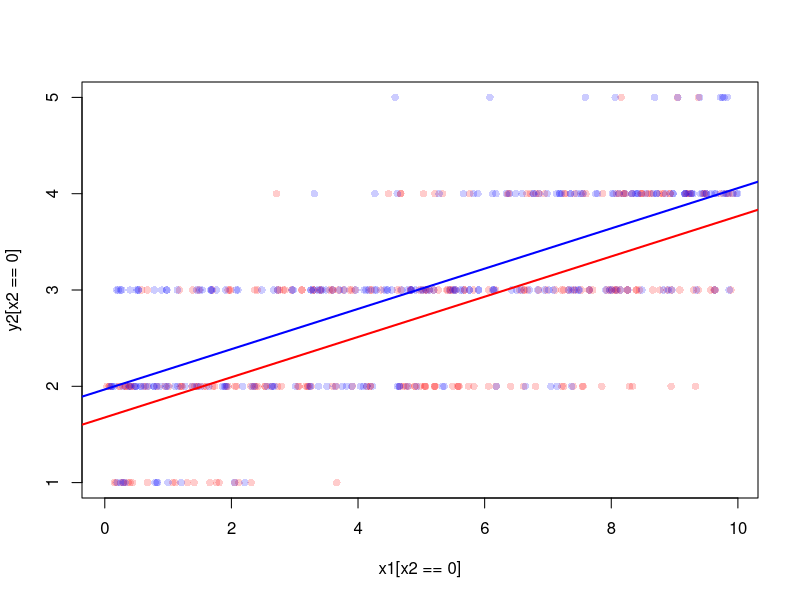
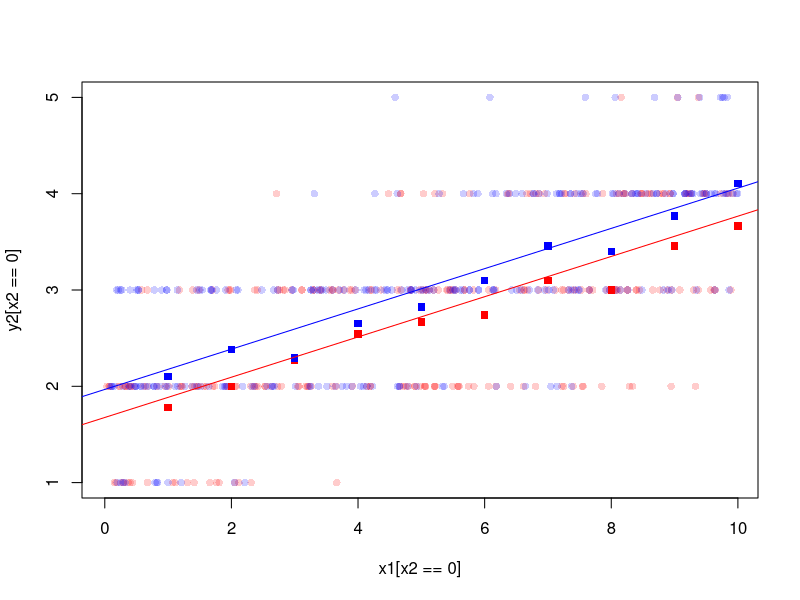

These figures' R source, in order: (Note: this script raises an error after producing the figures.)
#' # Ordered Outcome Models #
#'
#' This tutorial focuses on ordered outcome regression models. R's base `glm` function does not support these, but they're very easy to execute using the MASS package, which is a recommended package.
library(MASS)
#' Ordered outcome data always create a bit of tension when it comes to analysis because it presents many options for how to analyze it. For example, imagine we are looking at the effect of some independent variables on response to a survey question that measures opinion on a five-point scale from extremely supportive to extremely opposed. We could dichotomize the measure to compare support versus opposition with a binary model. We could also assume that the categories are spaced equidistant on a latent scale and simply model the outcome using a linear model. Or, finally, we could use an ordered model (e.g., ordered logit or ordered probit) to model the unobserved latent scale of the outcome without requiring that the outcome categories are equidistant on that scale. We'll focus on the last of these options here, with comparison to the binary and linear alternative specifications.
#'
#' Let's start by creating some data that have a linear relationship between an outcome `y` and two covariates `x1` and `x2`:
set.seed(500)
x1 <- runif(500,0,10)
x2 <- rbinom(500,1,.5)
y <- x1 + x2 + rnorm(500,0,3)
#' The `y` vector is our latent linear scale that we won't actually observe. Instead let's collapse the `y` variable into a new variable `y2`, which will serve as our observed data and has 5 categories. We can do this using the `cut` function:
y2 <- as.numeric(cut(y,5))
#' Now let's plot our "observed" data `y2` against our independent variables. We'll plot the values for `x2==1` and `x2==0` separately just to visualize the data. And we'll additionally fit a linear model to the data and draw separate lines for predictin `y2` for values of `x2==0` and `x2==1` (which will be parallel lines):
lm1 <- lm(y2 ~ x1 + x2)
plot(y2[x2==0] ~ x1[x2==0], col=rgb(1,0,0,.2), pch=16)
points(y2[x2==1] ~ x1[x2==1], col=rgb(0,0,1,.2), pch=16)
abline(coef(lm1)[1],coef(lm1)[2], col='red', lwd=2)
abline(coef(lm1)[1]+coef(lm1)[3],coef(lm1)[2], col='blue', lwd=2)
#' The plot actually seems like a decent fit, but let's remember that the linear model is trying to predict the conditional means if of our outcome `y2` for each value of `x` but those conditional means can be kind of meaningless when our outcome can only take specific values rather than all values. Let's redraw the plot with points for the conditional means (at 10 values of `x1`) to see the problem:
plot(y2[x2==0] ~ x1[x2==0], col=rgb(1,0,0,.2), pch=16)
points(y2[x2==1] ~ x1[x2==1], col=rgb(0,0,1,.2), pch=16)
x1cut <- as.numeric(cut(x1,10))
s <- sapply(unique(x1cut), function(i) {
    points(i, mean(y2[x1cut==i & x2==0]), col='red', pch=15)
    points(i, mean(y2[x1cut==i & x2==1]), col='blue', pch=15)
})
# redraw the regression lines:
abline(coef(lm1)[1],coef(lm1)[2], col='red', lwd=1)
abline(coef(lm1)[1]+coef(lm1)[3],coef(lm1)[2], col='blue', lwd=1)
#'
#' ## Estimating ordered logit and probit models ##
#' Overall, then, the previous approach doesn't seem to be doing that great of a job and the output of the model will be continuous values that fall outside of the set of discrete values we actually observed for `y2`. Instead, we should try an ordered model (either ordered logit or ordered probit).
#' To estimate these models we need to use the `polr` function from the MASS package. We can use the same formula interface that we used for the linear model. The default is an ordered logit model, but we can easily specify probit using a `method='probot'` argument.
#' Note: One important issue is that the outcome needs to be a "factor" class object. But we can specify this atomically in the call to `polr`:
ologit <- polr(factor(y2) ~ x1 + x2)
oprobit <- polr(factor(y2) ~ x1 + x2, method='probit')
#' Let's look at the summaries of these objects, just to get familiar with the output:
summary(ologit)
summary(oprobit)
#' The output looks similar to a linear model but now instead of a single intercept, we have a set of intercepts listed separately from the other coefficients. These intercepts speak to the points (on a latent dimension) where the outcome transitions from one category to the next. Because they're on a latent scale, they're not particularly meaningful to us.
#' Indeed, even the coefficients aren't particularly meaningful. Unlike in OLS, these are not directly interpretable. So let's instead look at some predicted probabilities.
#' 
#' ## Predicted outcomes for ordered models ##
#' Predicted probabilities can be estimated in the same way for ordered models as for binary GLMs. We simply need to create some covariate data over which we want to estimate predicted probabilities and then run `predict`. We'll use `expand.grid` to create our `newdata` dataframe because we have two covariates and it simplifies creating data at each possible level of both variables.
newdata <- expand.grid(seq(0,10,length.out=100),0:1)
names(newdata) <- c('x1','x2')
#' When estimating outcomes we can actually choose between getting the discrete fitted class (i.e., which value of the outcome is most likely at each value of covariates) or the predicted probabilities. We'll get both for the logit model just to compare:
plogclass <- predict(ologit, newdata, type='class')
plogprobs <- predict(ologit, newdata, type='probs')
#' If we look at the `head` of each object, we'll see that when `type='class'`, the result is a single vector of discete fitted values, whereas when `type='probs'`, the response is a matrix where (for each observation in our new data) the predicted probability of being in each outcome category is specified.
head(plogclass)
head(plogprobs)
#' Note: The predicted probabilities necessarily sum to 1 in ordered models:
rowSums(plogprobs)
#'
#' The easiest way to make sense of these predictions is through plotting.
#' Let's start by plotting the original data and then overlying, as horizontal lines, the predicted classes for each value of `x1` and `x2`:
plot(y2[x2==0] ~ x1[x2==0], col=rgb(1,0,0,.2), pch=16, xlab='x1', ylab='y')
points(y2[x2==1] ~ x1[x2==1], col=rgb(0,0,1,.2), pch=16)
s <- sapply(1:5, function(i) 
    lines(newdata$x1[plogclass==i & newdata$x2==0], as.numeric(plogclass)[plogclass==i & newdata$x2==0]+.1, col='red', lwd=3))
s <- sapply(1:5, function(i) 
    lines(newdata$x1[plogclass==i & newdata$x2==1], as.numeric(plogclass)[plogclass==i & newdata$x2==1]-.1, col='blue', lwd=3))
#' Note: We've drawn the predicted classes separately for `x2==0` (red) and `x2==1` (blue) and offset them vertically to see their values and the underlying data.
#' The above plot shows, for each combination of values of `x1` and `x2`, what the most likely category to observe for `y2` is. Thus, where one horizontal bar ends, the next begins (i.e., the blue bars do not overlap each other and neither do the red bars). You'll also note for these data that the predictions are never expected to be in `y==1` or `y==5`, even though some of our observed `y` values are.
#'
#' ## Predicted probabilities for ordered models ##
#' Now that we've seen the fitted classes, we should acknowledge that we have some uncertainty about those classes. It's simply the most likely class for each observation to take, but there is a defined probability that we'll see values in each of the other `y` classes. We can see this if we plot our predicted probability object `plogprobs`.
#' We'll plot predicted probabilities when `x2==0` on the left and when `x2==1` on the right. The colored lines represent the predicted probability of falling in each category of `y2` (in rainbow order, so that red represents `y2==1` and purple represents `y2==5`). We'll draw a thick horizontal line at the bottom of the plot representing the predicted classes at each value of `x1` and `x2`:
layout(matrix(1:2,nrow=1))
# plot for `x2==0`
plot(NA, xlim=c(min(x1),max(x1)), ylim=c(0,1), xlab='x1 (x2==0)', ylab='Predicted Probability (Logit)')
s <- mapply(function(i, col) lines(newdata$x1[newdata$x2==0], plogprobs[newdata$x2==0,i], lwd=1, col=col), 1:5, rainbow(5))
# optional horizontal line representing predicted class
s <- mapply(function(i,col)
    lines(newdata$x1[plogclass==i & newdata$x2==0], rep(0,length(newdata$x1[plogclass==i & newdata$x2==0])), col=col, lwd=3),
    1:5, rainbow(5))
# plot for `x2==1`
plot(NA, xlim=c(min(x1),max(x1)), ylim=c(0,1), xlab='x1 (x2==1)', ylab='Predicted Probability (Logit)')
s <- mapply(function(i, col) lines(newdata$x1[newdata$x2==1], plogprobs[newdata$x2==1,i], lwd=1, col=col), 1:5, rainbow(5))
# optional horizontal line representing predicted class
s <- mapply(function(i,col)
    lines(newdata$x1[plogclass==i & newdata$x2==1], rep(0,length(newdata$x1[plogclass==i & newdata$x2==1])), col=col, lwd=3),
    1:5, rainbow(5))
#' We can see that the predicted probability curves strictly follow the logistic distribution (due to our use of a logit model). The lefthand plot also shows what we noted in the earlier plot: when `x2==0`, the model never predicts `y2==5`.
#'
#' Note: We can redraw the same plot using prediction values from our ordered probit model and obtain essentially the same inference:
oprobprobs <- predict(oprobit, newdata, type='probs')
layout(matrix(1:2,nrow=1))
plot(NA, xlim=c(min(x1),max(x1)), ylim=c(0,1), xlab='x1 (x2==0)', ylab='Predicted Probability (Probit)')
s <- mapply(function(i, col) lines(newdata$x1[newdata$x2==0], oprobprobs[newdata$x2==0,i], lwd=1, col=col), 1:5, rainbow(5))
plot(NA, xlim=c(min(x1),max(x1)), ylim=c(0,1), xlab='x1 (x2==1)', ylab='Predicted Probability (Probit)')
s <- mapply(function(i, col) lines(newdata$x1[newdata$x2==1], oprobprobs[newdata$x2==1,i], lwd=1, col=col), 1:5, rainbow(5))
#'
#' ## Alternative predicted probability plot ##
#' Though the above plot predicted probabilities plots communicate a lot of information. We can also present predicted probabilities in a different way. Because we use ordered outcome regression models when we believe the outcome has a meaningful ordinal scale, it may make sense to present the predicted probabilities stacked on top of one another as a "stacked area chart" (since they sum to 1 for every combination of covariates) to differently communicate the relative probability of being in each outcome class at each combination of covariates. To do this, we need to write a little bit of code to prep our data.
#' Specifically, our `plogprobs` object is a matrix where, for each row, the columns are predicted probabilities of being in each category of the outcome. In order to plot them stacked on top of one another, we need the value in each column to instead be the cumulative probability (calculated left-to-right across the matrix). Luckily R has some nice built in function to do this. `cumsum` returns the cumulative sum at each position of a vector. We can use `apply` to calculate this cumulative sum for each row of the `plogprobs` matrix, and then we simply need to transpose that result using the `t` function to simply some things later on. Let's try it out:
cumprobs <- t(apply(plogprobs, 1, cumsum))
head(cumprobs)
#' Note: The cumulative probabilities will always be 1 for category 5 because rows sum to 1.
#' To plot this, we simply need to draw these new values on our plot. We'll again separate data for `x2==0` from `x2==1`.
layout(matrix(1:2,nrow=1))
plot(NA, xlim=c(min(x1),max(x1)), ylim=c(0,1), xlab='x1 (x2==0)', ylab='Cumulative Predicted Probability (Logit)')
s <- mapply(function(i, col) lines(newdata$x1[newdata$x2==0], cumprobs[newdata$x2==0,i], lwd=1, col=col), 1:5, rainbow(5))
plot(NA, xlim=c(min(x1),max(x1)), ylim=c(0,1), xlab='x1 (x2==1)', ylab='Cumulative Predicted Probability (Logit)')
s <- mapply(function(i, col) lines(newdata$x1[newdata$x2==1], cumprobs[newdata$x2==1,i], lwd=1, col=col), 1:5, rainbow(5))
#' The result is a stacked area chart showing the cumulative probability of being in a set of categories of `y`. If we think back to the first example at the top of this tutorial - about predicting opinions on a five-point scale - we could interpret the above plot as the cumulative probability of, e.g., opposing the issue. If `y==1` (red) and `y==2` (yellow) represent strong and weak opposition, respectively, we could interpret the above lefthand plot as saying that when `x1==0`, there is about a 40% chance that an individual strongly opposes and an over 90% chance that they will oppose strongly or weakly.
#' This plot makes it somewhat more difficult to figure out what the most likely outcome category is, but it helps for making these kind of cumulative prediction statements. To see the most likely category, we have to visually estimate the widest vertical distance between lines at any given values of `x1`, which can be tricky.
#'
#' We can also use the `polygon` plotting function to draw areas rather than lines, which produces a slight different effect:
layout(matrix(1:2,nrow=1))
plot(NA, xlim=c(min(x1),max(x1)), ylim=c(0,1), xlab='x1 (x2==0)', ylab='Cumulative Predicted Probability (Logit)', bty='l')
s <- mapply(function(i, col)
    polygon(c(newdata$x1[newdata$x2==0],rev(newdata$x1[newdata$x2==0])),
        c(cumprobs[newdata$x2==0,i],rep(0,length(newdata$x1[newdata$x2==0]))), lwd=1, col=col, border=col),
    5:1, rev(rainbow(5)))
plot(NA, xlim=c(min(x1),max(x1)), ylim=c(0,1), xlab='x1 (x2==1)', ylab='Cumulative Predicted Probability (Logit)', bty='l')
s <- mapply(function(i, col)
    polygon(c(newdata$x1[newdata$x2==1],rev(newdata$x1[newdata$x2==1])),
        c(cumprobs[newdata$x2==1,i],rep(0,length(newdata$x1[newdata$x2==1]))), lwd=1, col=col, border=col),
    5:1, rev(rainbow(5)))
#' Note: We draw the polygons in reverse order so that the lower curves are drawn on top of the higher curves.
#' 